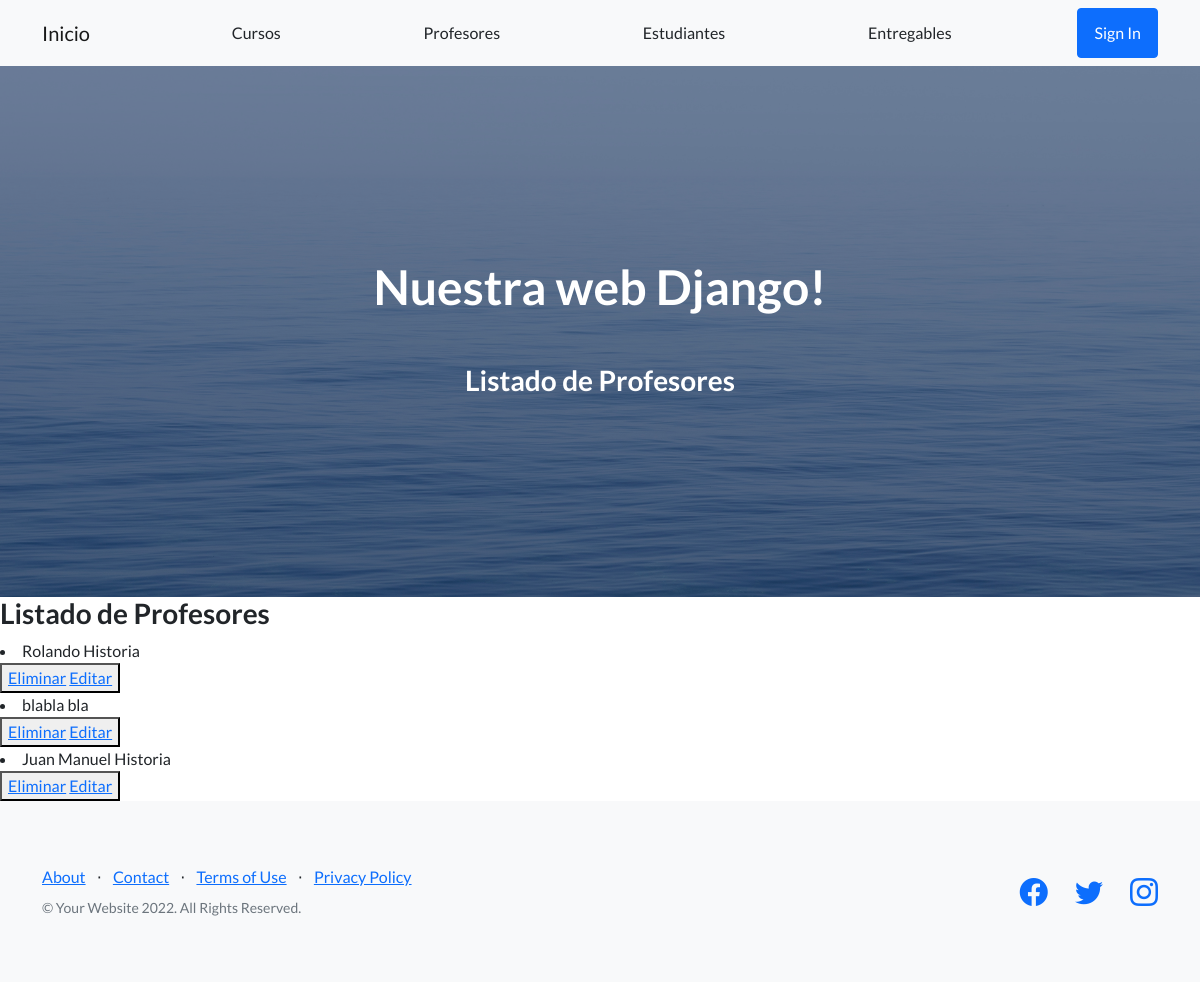
The app's page /AppCoder/profesores, older data.
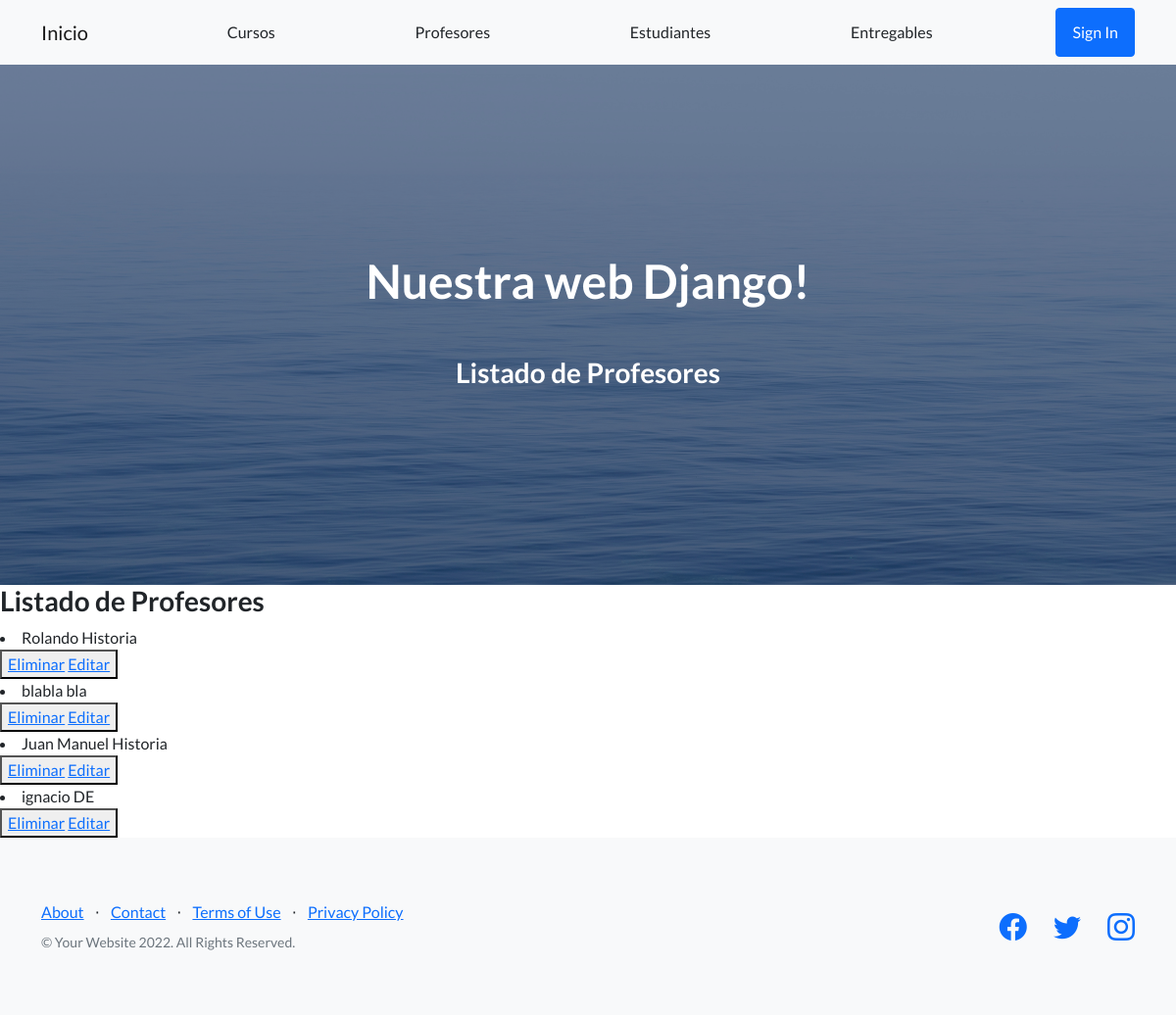
The same page, newer data.
### AppCoder/models.py (models this page shows)
class Profesor(models.Model):
    nombre = models.CharField(max_length=30)
    apellido = models.CharField(max_length=30)
    email = models.EmailField()
    profesion = models.CharField(max_length=30)
    def __str__(self) -> str:
        return self.nombre+" "+str(self.profesion)

### AppCoder/views.py (the view)
# urls.py: path('profesores', leerProfesores, name='Profesores'),
def leerProfesores(request):
    profesores = Profesor.objects.all()
    contexto = {'profesores': profesores}
    return render(request, "AppCoder/profesores.html", contexto)

### AppCoder/templates/AppCoder/profesores.html
{% extends "AppCoder/padre.html" %}
{% load static %}
{% block contenidoQueCambia %}
<h3>Listado de Profesores</h3>
{% for profesor in profesores %}
    <li>{{profesor}}</li>
    <button>
        <a href="{% url 'EliminarProfesor' profesor.nombre %}">Eliminar</a>
        <a href="{% url 'EditarProfesor' profesor.nombre %}">Editar</a>
    </button>
{% endfor %}
{% endblock %}
{% block section_name %}
<h3>Listado de Profesores</h3>
{% endblock %}

Row changes from the older to the newer data that the page shows:
added Profesor: nombre+profesion "ignacio DE"
